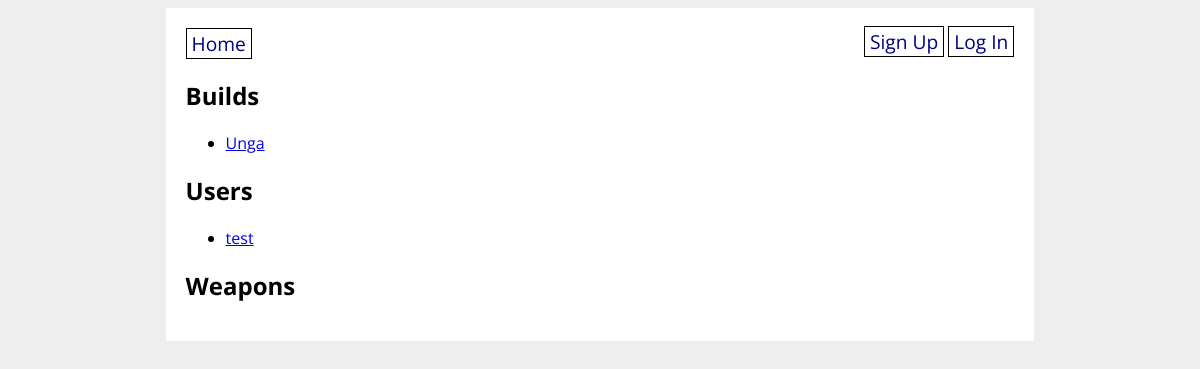
/, run on an earlier commit of the app's database.
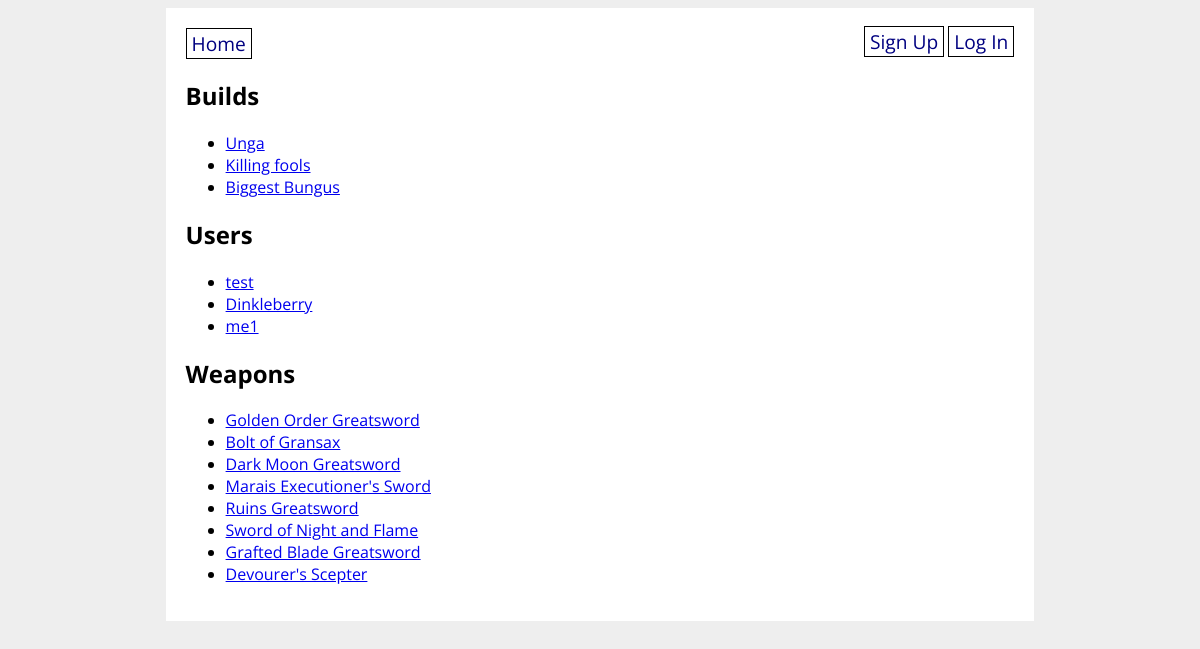
And on a later commit of the database.
### elden_ring_builder/models.py (models this page shows, shortened)
class Build(db.Model):
  id = db.Column(db.Integer, primary_key=True)
  name = db.Column(db.String(50), nullable=False)
  description = db.Column(db.String(500), nullable=False)
  user_id = db.Column(db.Integer, db.ForeignKey('user.id'), nullable=False)
  user = db.relationship('User', back_populates='builds')
  weapon = db.relationship('Weapon', secondary='build_weapon', back_populates='build')

class User(db.Model, UserMixin):
    id = db.Column(db.Integer, primary_key=True)
    username = db.Column(db.String(50), unique=True, nullable=False)
    password = db.Column(db.String(60), nullable=False)
    builds = db.relationship('Build', back_populates='user')

class Weapon(db.Model):
  id = db.Column(db.Integer, primary_key=True)
  name = db.Column(db.String(50), nullable=False)
  image = db.Column(db.String(500), nullable=False)
  build = db.relationship('Build', secondary='build_weapon', back_populates='weapon')

### elden_ring_builder/main/routes.py (the view)
@main.route('/')
def home():
    all_builds = Build.query.all()
    all_users = User.query.all()
    all_weapons = Weapon.query.all()
    return render_template('home.html',
    all_users=all_users,
    all_builds=all_builds,
    all_weapons=all_weapons)

### elden_ring_builder/templates/home.html
{% extends 'base.html' %}
{% block content %}
<h2>Builds</h2>
<ul>
    {% for build in all_builds %}
    <li>
        <a href="/build_detail/{{ build.id }}">{{ build.name }}</a>
    </li>
    {% endfor %}
</ul>
<h2>Users</h2>
<ul>
  {% for user in all_users %}
  <li><a href="/profile/{{ user.username }}">{{ user.username }}</a></li>
  {% endfor %}
</ul>
<h2>Weapons</h2>
<ul>
  {% for weapon in all_weapons %}
  <li><a href="/weapon_detail/{{ weapon.id }}">{{ weapon.name }}</a></li>
  {% endfor %}
{% endblock %}

### elden_ring_builder/templates/base.html (shortened to what this page needs)
<!DOCTYPE html>
<html>
    <head>
        <link rel="stylesheet" href="/static/style.css">
    </head>
    <body>
        <div id="content">
            <nav>
                <a href="/">Home</a>
                <div>
                    {% if current_user.is_authenticated %}
                    <a href="/profile/{{ current_user.username }}">Profile</a>
                    <a href="/create_weapon">Create Weapon</a>
                    <a href="/create_build">Create Build</a>
                    <a href="/logout">Log Out</a>
                    {% else %}
                    <a href="/signup">Sign Up</a>
                    <a href="/login">Log In</a>
                    {% endif %}
                </div>
            </nav>
            {% block content %}{% endblock %}
        </div>
    </body>
</html>

### elden_ring_builder/static/style.css (style rules this page uses)
body { display: flex; flex-direction: column; align-items: center; background-color: #eee; font-family: 'Open Sans', sans-serif; }
#content { width: 70%; background-color: white; padding: 20px; }
nav { width: 100%; display: flex; flex-direction: row; justify-content: space-between; }
nav a { color: navy; text-decoration: none; border: 1px solid black; padding: 1px 5px; font-size: 1.2em; }

What changed in the data, as far as the page shows it:
added Build: name "Killing fools"
added Build: name "Biggest Bungus"
added User: username "Dinkleberry"
added User: username "me1"
added Weapon: name "Golden Order Greatsword"
added Weapon: name "Bolt of Gransax"
added Weapon: name "Dark Moon Greatsword"
added Weapon: name "Marais Executioner's Sword"
added Weapon: name "Ruins Greatsword"
added Weapon: name "Sword of Night and Flame"
added Weapon: name "Grafted Blade Greatsword"
added Weapon: name "Devourer's Scepter"
